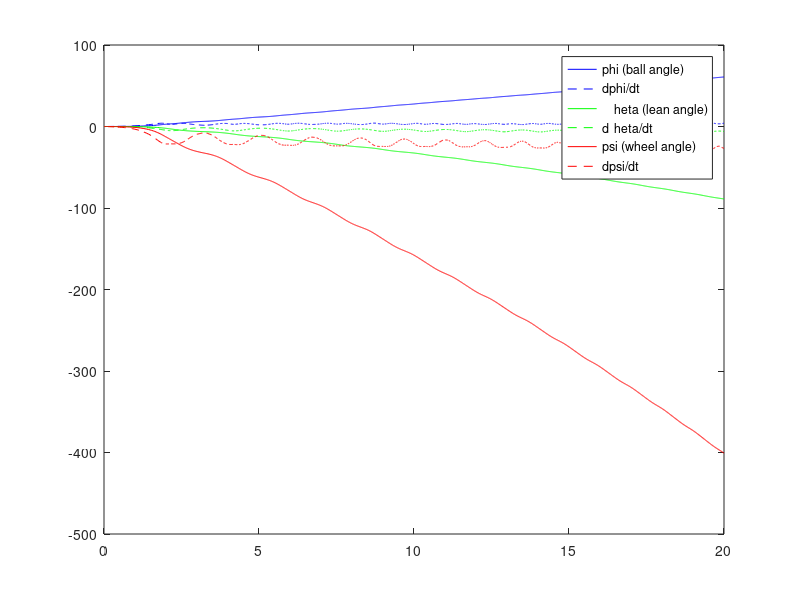

This chart was generated by the following MATLAB code: (Note: this script raises an error after producing the figure.)
clear
m_k = 2.29;         % Ball mass
m_w = 3;            % Virtual actuating wheel mass
m_a = 9.2;          % Body mass
r_k = 0.125;        % Ball radius
r_w = 0.06;         % Omniwheel radius
r_a = 0.1;          % Body radius
l = 0.339;          % Height of center of gravity
TH_k = 0.0239;      % Ball inertia
TH_w = 0.00236;     % Total inertia of actuating wheel (?)
TH_wxy = 0.00945;   % Inertia of actuating wheel in xy plane
TH_a = 4.76;        % Total inertia of body
TH_axy = 0.092;     % Inertia of body in xy plane
g = 9.81;           % Gravitational acceleration

% Wheel torque function of time
T_x = @(t) 0.0;

% y = [phi; dphi/dt; theta; dtheta/dt];
% dy/dt = [dphi/dt; dphi^2/d^phi; dtheta/dt; dtheta^2/d^t];
dydt = @(t, y) [y(2);...
    (((r_k*T_x(t))/r_w + r_k*sin(y(3)*y(4)^2)*(m_w*(r_k + r_w) + l*m_a))*(TH_w*(r_k + r_w)^2 + TH_a*r_w^2 + m_w*r_w^2*(r_k + r_w)^2 + l^2*m_a*r_w^2))/(TH_k*TH_w*(r_k + r_w)^2 + TH_a*TH_w*r_k^2 + TH_a*TH_k*r_w^2 - r_k^2*r_w^2*cos(y(3))^2*(m_w*(r_k + r_w) + l*m_a)^2 + TH_w*m_w*r_k^2*(r_k + r_w)^2 + TH_k*m_w*r_w^2*(r_k + r_w)^2 + TH_w*l^2*m_a*r_k^2 + TH_k*l^2*m_a*r_w^2 + TH_w*r_k^2*(r_k + r_w)^2*(m_a + m_k + m_w) + TH_a*r_k^2*r_w^2*(m_a + m_k + m_w) + 2*TH_w*r_k^2*cos(y(3))*(r_k + r_w)*(m_w*(r_k + r_w) + l*m_a) + m_w*r_k^2*r_w^2*(r_k + r_w)^2*(m_a + m_k + m_w) + l^2*m_a*r_k^2*r_w^2*(m_a + m_k + m_w)) + (r_k*(TH_w*(r_k + r_w) - r_w^2*cos(y(3))*(m_w*(r_k + r_w) + l*m_a))*(T_x(t) + g*sin(y(3))*(m_w*(r_k + r_w) + l*m_a) - (r_k*T_x(t))/r_w - 1))/(TH_k*TH_w*(r_k + r_w)^2 + TH_a*TH_w*r_k^2 + TH_a*TH_k*r_w^2 - r_k^2*r_w^2*cos(y(3))^2*(m_w*(r_k + r_w) + l*m_a)^2 + TH_w*m_w*r_k^2*(r_k + r_w)^2 + TH_k*m_w*r_w^2*(r_k + r_w)^2 + TH_w*l^2*m_a*r_k^2 + TH_k*l^2*m_a*r_w^2 + TH_w*r_k^2*(r_k + r_w)^2*(m_a + m_k + m_w) + TH_a*r_k^2*r_w^2*(m_a + m_k + m_w) + 2*TH_w*r_k^2*cos(y(3))*(r_k + r_w)*(m_w*(r_k + r_w) + l*m_a) + m_w*r_k^2*r_w^2*(r_k + r_w)^2*(m_a + m_k + m_w) + l^2*m_a*r_k^2*r_w^2*(m_a + m_k + m_w)); ...
    y(4);...
    (((m_a + m_k + m_w)*r_k^2*r_w^2 + TH_w*r_k^2 + TH_k*r_w^2)*(T_x(t) + g*sin(y(3))*(m_w*(r_k + r_w) + l*m_a) - (r_k*T_x(t))/r_w - 1))/(TH_k*TH_w*(r_k + r_w)^2 + TH_a*TH_w*r_k^2 + TH_a*TH_k*r_w^2 - r_k^2*r_w^2*cos(y(3))^2*(m_w*(r_k + r_w) + l*m_a)^2 + TH_w*m_w*r_k^2*(r_k + r_w)^2 + TH_k*m_w*r_w^2*(r_k + r_w)^2 + TH_w*l^2*m_a*r_k^2 + TH_k*l^2*m_a*r_w^2 + TH_w*r_k^2*(r_k + r_w)^2*(m_a + m_k + m_w) + TH_a*r_k^2*r_w^2*(m_a + m_k + m_w) + 2*TH_w*r_k^2*cos(y(3))*(r_k + r_w)*(m_w*(r_k + r_w) + l*m_a) + m_w*r_k^2*r_w^2*(r_k + r_w)^2*(m_a + m_k + m_w) + l^2*m_a*r_k^2*r_w^2*(m_a + m_k + m_w)) + (r_k*(TH_w*(r_k + r_w) - r_w^2*cos(y(3))*(m_w*(r_k + r_w) + l*m_a))*((r_k*T_x(t))/r_w + r_k*sin(y(3)*y(4)^2)*(m_w*(r_k + r_w) + l*m_a)))/(TH_k*TH_w*(r_k + r_w)^2 + TH_a*TH_w*r_k^2 + TH_a*TH_k*r_w^2 - r_k^2*r_w^2*cos(y(3))^2*(m_w*(r_k + r_w) + l*m_a)^2 + TH_w*m_w*r_k^2*(r_k + r_w)^2 + TH_k*m_w*r_w^2*(r_k + r_w)^2 + TH_w*l^2*m_a*r_k^2 + TH_k*l^2*m_a*r_w^2 + TH_w*r_k^2*(r_k + r_w)^2*(m_a + m_k + m_w) + TH_a*r_k^2*r_w^2*(m_a + m_k + m_w) + 2*TH_w*r_k^2*cos(y(3))*(r_k + r_w)*(m_w*(r_k + r_w) + l*m_a) + m_w*r_k^2*r_w^2*(r_k + r_w)^2*(m_a + m_k + m_w) + l^2*m_a*r_k^2*r_w^2*(m_a + m_k + m_w))];

% Initialize the ball bot to start aiming straight up
[t, y] = ode45(dydt, [0, 20], [0; 0; 0; 0]);

figure()

% Obtain the wheel's angle - same function works for phi's derivatives
psi = @(phi, th) -((r_k/r_w)*(phi-th)-th);

plot(t, y(:, 1), 'b');
hold on
plot(t, y(:, 2), 'b--');
plot(t, y(:, 3), 'g');
plot(t, y(:, 4), 'g--');
plot(t, psi(y(:, 1), y(:, 3)), 'r');
plot(t, psi(y(:, 2), y(:, 4)), 'r--');
legend("\phi (ball angle)", "d\phi/dt", "\theta (lean angle)", "d\theta/dt", "\psi (wheel angle)", "d\psi/dt");
hold off

animate(t, y(:, 1), y(:, 3), psi(y(:, 1), y(:, 3)));
